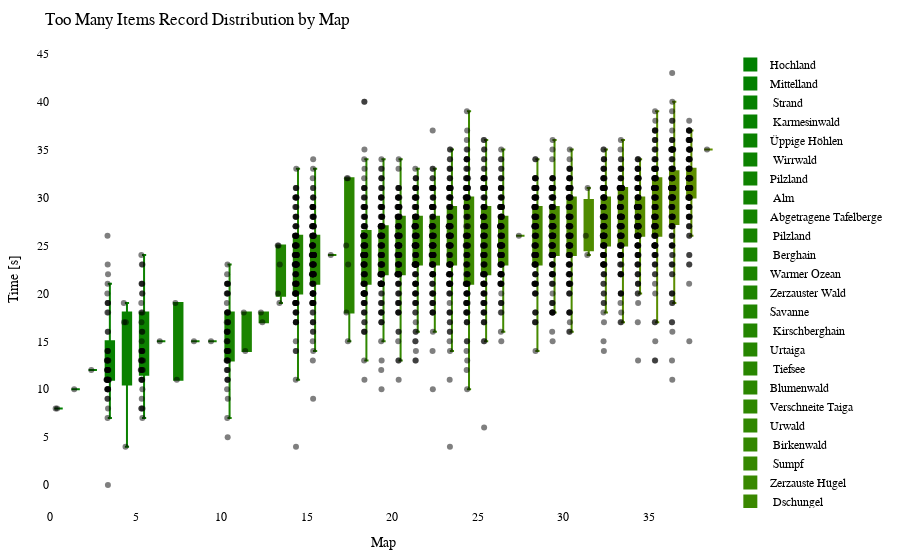

Notebook source saved alongside this figure:
### Code cell
import plotly.graph_objects as go
import plotly.io as pio

df = getRecordsDataframe(minigame="Sammelwahn")

# sort df columns by mean value 
df = df.reindex(df.mean().sort_values().index, axis=1)

# drop sum column
df = df.drop(columns=["Sum"])

# remove "Punkte" from all columns
df.columns = df.columns.str.replace('Punkte', '')

cmap = LinearSegmentedColormap.from_list("green_orange", ["green", "orange"])
colors = [to_hex(cmap(i / (num_columns - 1))) for i in range(num_columns)]

# Calculate the offset for centering the data points
num_columns = len(df.columns)
offset = 0.5

# Create a Swarm plot using Plotly
fig = go.Figure()

for i, (column, color) in enumerate(zip(df.columns, colors)):
    x_values = [i + offset] * len(df[column])  # Adjust x-values with offset for horizontal centering
    fig.add_trace(go.Box(x=x_values,
                         y=df[column],
                         name=column,
                         boxpoints='all',
                         pointpos=-0.5,  # Adjust point position to prevent overlapping
                         marker=dict(color='rgba(0,0,0,0.5)', size=6),  # Adjust marker color and size
                         line=dict(color=color),
                         fillcolor=color,
                         hovertext=df_to_html.index,
                         hoverinfo='name+text+y',
                         showlegend=True))

fig.update_layout(title="Too Many Items Record Distribution by Map",
                  xaxis=dict(title="Map"),
                  yaxis=dict(title="Time [s]"),
                  showlegend=True,
                  font=dict(family="Arial", size=12, color="black"),  # Customize font
                  plot_bgcolor="white",  # Set background color
                  margin=dict(l=50, r=50, t=50, b=50),  # Adjust margins for better layout
                  )

pio.show(fig)

pio.write_html(fig, "out/sammel_swarm_plot.html")

### Figure 1 — Plotly figure (JSON) as saved in the notebook; plotly's stock layout.template omitted (floating-point values rounded to 4 significant figures; data arrays with more than 128 entries replaced by an {"elided": "..."} marker saying what was removed)
{"data": [{"boxpoints": "all", "fillcolor": "#008000", "hoverinfo": "name+text+y", "hovertext": {"elided": "140 str values"}, "line": {"color": "#008000"}, "marker": {"color": "rgba(0,0,0,0.5)", "size": 6}, "name": "Hochland", "pointpos": -0.5, "showlegend": true, "type": "box", "x": {"elided": "140 float values"}, "y": {"elided": "140 int values"}}, {"boxpoints": "all", "fillcolor": "#028000", "hoverinfo": "name+text+y", "hovertext": {"elided": "140 str values"}, "line": {"color": "#028000"}, "marker": {"color": "rgba(0,0,0,0.5)", "size": 6}, "name": "Mittelland", "pointpos": -0.5, "showlegend": true, "type": "box", "x": {"elided": "140 float values"}, "y": {"elided": "140 int values"}}, {"boxpoints": "all", "fillcolor": "#058100", "hoverinfo": "name+text+y", "hovertext": {"elided": "140 str values"}, "line": {"color": "#058100"}, "marker": {"color": "rgba(0,0,0,0.5)", "size": 6}, "name": " Strand", "pointpos": -0.5, "showlegend": true, "type": "box", "x": {"elided": "140 float values"}, "y": {"elided": "140 int values"}}, {"boxpoints": "all", "fillcolor": "#078100", "hoverinfo": "name+text+y", "hovertext": {"elided": "140 str values"}, "line": {"color": "#078100"}, "marker": {"color": "rgba(0,0,0,0.5)", "size": 6}, "name": " Karmesinwald", "pointpos": -0.5, "showlegend": true, "type": "box", "x": {"elided": "140 float values"}, "y": {"elided": "140 int values"}}, {"boxpoints": "all", "fillcolor": "#0a8100", "hoverinfo": "name+text+y", "hovertext": {"elided": "140 str values"}, "line": {"color": "#0a8100"}, "marker": {"color": "rgba(0,0,0,0.5)", "size": 6}, "name": "Üppige Höhlen", "pointpos": -0.5, "showlegend": true, "type": "box", "x": {"elided": "140 float values"}, "y": {"elided": "140 int values"}}, {"boxpoints": "all", "fillcolor": "#0c8200", "hoverinfo": "name+text+y", "hovertext": {"elided": "140 str values"}, "line": {"color": "#0c8200"}, "marker": {"color": "rgba(0,0,0,0.5)", "size": 6}, "name": " Wirrwald", "pointpos": -0.5, "showlegend": true, "type": "box", "x": {"elided": "140 float values"}, "y": {"elided": "140 int values"}}, {"boxpoints": "all", "fillcolor": "#0f8200", "hoverinfo": "name+text+y", "hovertext": {"elided": "140 str values"}, "line": {"color": "#0f8200"}, "marker": {"color": "rgba(0,0,0,0.5)", "size": 6}, "name": "Pilzland", "pointpos": -0.5, "showlegend": true, "type": "box", "x": {"elided": "140 float values"}, "y": {"elided": "140 int values"}}, {"boxpoints": "all", "fillcolor": "#118200", "hoverinfo": "name+text+y", "hovertext": {"elided": "140 str values"}, "line": {"color": "#118200"}, "marker": {"color": "rgba(0,0,0,0.5)", "size": 6}, "name": " Alm", "pointpos": -0.5, "showlegend": true, "type": "box", "x": {"elided": "140 float values"}, "y": {"elided": "140 int values"}}, {"boxpoints": "all", "fillcolor": "#148300", "hoverinfo": "name+text+y", "hovertext": {"elided": "140 str values"}, "line": {"color": "#148300"}, "marker": {"color": "rgba(0,0,0,0.5)", "size": 6}, "name": "Abgetragene Tafelberge", "pointpos": -0.5, "showlegend": true, "type": "box", "x": {"elided": "140 float values"}, "y": {"elided": "140 int values"}}, {"boxpoints": "all", "fillcolor": "#178300", "hoverinfo": "name+text+y", "hovertext": {"elided": "140 str values"}, "line": {"color": "#178300"}, "marker": {"color": "rgba(0,0,0,0.5)", "size": 6}, "name": " Pilzland", "pointpos": -0.5, "showlegend": true, "type": "box", "x": {"elided": "140 float values"}, "y": {"elided": "140 int values"}}, {"boxpoints": "all", "fillcolor": "#198400", "hoverinfo": "name+text+y", "hovertext": {"elided": "140 str values"}, "line": {"color": "#198400"}, "marker": {"color": "rgba(0,0,0,0.5)", "size": 6}, "name": " Berghain", "pointpos": -0.5, "showlegend": true, "type": "box", "x": {"elided": "140 float values"}, "y": {"elided": "140 int values"}}, {"boxpoints": "all", "fillcolor": "#1c8400", "hoverinfo": "name+text+y", "hovertext": {"elided": "140 str values"}, "line": {"color": "#1c8400"}, "marker": {"color": "rgba(0,0,0,0.5)", "size": 6}, "name": "Warmer Ozean", "pointpos": -0.5, "showlegend": true, "type": "box", "x": {"elided": "140 float values"}, "y": {"elided": "140 int values"}}, {"boxpoints": "all", "fillcolor": "#1e8400", "hoverinfo": "name+text+y", "hovertext": {"elided": "140 str values"}, "line": {"color": "#1e8400"}, "marker": {"color": "rgba(0,0,0,0.5)", "size": 6}, "name": "Zerzauster Wald", "pointpos": -0.5, "showlegend": true, "type": "box", "x": {"elided": "140 float values"}, "y": {"elided": "140 int values"}}, {"boxpoints": "all", "fillcolor": "#218500", "hoverinfo": "name+text+y", "hovertext": {"elided": "140 str values"}, "line": {"color": "#218500"}, "marker": {"color": "rgba(0,0,0,0.5)", "size": 6}, "name": "Savanne", "pointpos": -0.5, "showlegend": true, "type": "box", "x": {"elided": "140 float values"}, "y": {"elided": "140 int values"}}, {"boxpoints": "all", "fillcolor": "#238500", "hoverinfo": "name+text+y", "hovertext": {"elided": "140 str values"}, "line": {"color": "#238500"}, "marker": {"color": "rgba(0,0,0,0.5)", "size": 6}, "name": " Kirschberghain", "pointpos": -0.5, "showlegend": true, "type": "box", "x": {"elided": "140 float values"}, "y": {"elided": "140 int values"}}, {"boxpoints": "all", "fillcolor": "#268600", "hoverinfo": "name+text+y", "hovertext": {"elided": "140 str values"}, "line": {"color": "#268600"}, "marker": {"color": "rgba(0,0,0,0.5)", "size": 6}, "name": "Urtaiga", "pointpos": -0.5, "showlegend": true, "type": "box", "x": {"elided": "140 float values"}, "y": {"elided": "140 int values"}}, {"boxpoints": "all", "fillcolor": "#288600", "hoverinfo": "name+text+y", "hovertext": {"elided": "140 str values"}, "line": {"color": "#288600"}, "marker": {"color": "rgba(0,0,0,0.5)", "size": 6}, "name": " Tiefsee", "pointpos": -0.5, "showlegend": true, "type": "box", "x": {"elided": "140 float values"}, "y": {"elided": "140 int values"}}, {"boxpoints": "all", "fillcolor": "#2b8600", "hoverinfo": "name+text+y", "hovertext": {"elided": "140 str values"}, "line": {"color": "#2b8600"}, "marker": {"color": "rgba(0,0,0,0.5)", "size": 6}, "name": "Blumenwald", "pointpos": -0.5, "showlegend": true, "type": "box", "x": {"elided": "140 float values"}, "y": {"elided": "140 int values"}}, {"boxpoints": "all", "fillcolor": "#2e8700", "hoverinfo": "name+text+y", "hovertext": {"elided": "140 str values"}, "line": {"color": "#2e8700"}, "marker": {"color": "rgba(0,0,0,0.5)", "size": 6}, "name": "Verschneite Taiga", "pointpos": -0.5, "showlegend": true, "type": "box", "x": {"elided": "140 float values"}, "y": {"elided": "140 int values"}}, {"boxpoints": "all", "fillcolor": "#308700", "hoverinfo": "name+text+y", "hovertext": {"elided": "140 str values"}, "line": {"color": "#308700"}, "marker": {"color": "rgba(0,0,0,0.5)", "size": 6}, "name": "Urwald", "pointpos": -0.5, "showlegend": true, "type": "box", "x": {"elided": "140 float values"}, "y": {"elided": "140 int values"}}, {"boxpoints": "all", "fillcolor": "#338700", "hoverinfo": "name+text+y", "hovertext": {"elided": "140 str values"}, "line": {"color": "#338700"}, "marker": {"color": "rgba(0,0,0,0.5)", "size": 6}, "name": " Birkenwald", "pointpos": -0.5, "showlegend": true, "type": "box", "x": {"elided": "140 float values"}, "y": {"elided": "140 int values"}}, {"boxpoints": "all", "fillcolor": "#358800", "hoverinfo": "name+text+y", "hovertext": {"elided": "140 str values"}, "line": {"color": "#358800"}, "marker": {"color": "rgba(0,0,0,0.5)", "size": 6}, "name": " Sumpf", "pointpos": -0.5, "showlegend": true, "type": "box", "x": {"elided": "140 float values"}, "y": {"elided": "140 int values"}}, {"boxpoints": "all", "fillcolor": "#388800", "hoverinfo": "name+text+y", "hovertext": {"elided": "140 str values"}, "line": {"color": "#388800"}, "marker": {"color": "rgba(0,0,0,0.5)", "size": 6}, "name": "Zerzauste Hügel", "pointpos": -0.5, "showlegend": true, "type": "box", "x": {"elided": "140 float values"}, "y": {"elided": "140 int values"}}, {"boxpoints": "all", "fillcolor": "#3a8800", "hoverinfo": "name+text+y", "hovertext": {"elided": "140 str values"}, "line": {"color": "#3a8800"}, "marker": {"color": "rgba(0,0,0,0.5)", "size": 6}, "name": " Dschungel", "pointpos": -0.5, "showlegend": true, "type": "box", "x": {"elided": "140 float values"}, "y": {"elided": "140 int values"}}, {"boxpoints": "all", "fillcolor": "#3d8900", "hoverinfo": "name+text+y", "hovertext": {"elided": "140 str values"}, "line": {"color": "#3d8900"}, "marker": {"color": "rgba(0,0,0,0.5)", "size": 6}, "name": "Verschneite Ebene", "pointpos": -0.5, "showlegend": true, "type": "box", "x": {"elided": "140 float values"}, "y": {"elided": "140 int values"}}, {"boxpoints": "all", "fillcolor": "#408900", "hoverinfo": "name+text+y", "hovertext": {"elided": "140 str values"}, "line": {"color": "#408900"}, "marker": {"color": "rgba(0,0,0,0.5)", "size": 6}, "name": " Taiga", "pointpos": -0.5, "showlegend": true, "type": "box", "x": {"elided": "140 float values"}, "y": {"elided": "140 int values"}}, {"boxpoints": "all", "fillcolor": "#428a00", "hoverinfo": "name+text+y", "hovertext": {"elided": "140 str values"}, "line": {"color": "#428a00"}, "marker": {"color": "rgba(0,0,0,0.5)", "size": 6}, "name": " Bambusdschungel", "pointpos": -0.5, "showlegend": true, "type": "box", "x": {"elided": "140 float values"}, "y": {"elided": "140 int values"}}, {"boxpoints": "all", "fillcolor": "#458a00", "hoverinfo": "name+text+y", "hovertext": {"elided": "140 str values"}, "line": {"color": "#458a00"}, "marker": {"color": "rgba(0,0,0,0.5)", "size": 6}, "name": "Savannenhochebene", "pointpos": -0.5, "showlegend": true, "type": "box", "x": {"elided": "140 float values"}, "y": {"elided": "140 int values"}}, {"boxpoints": "all", "fillcolor": "#478a00", "hoverinfo": "name+text+y", "hovertext": {"elided": "140 str values"}, "line": {"color": "#478a00"}, "marker": {"color": "rgba(0,0,0,0.5)", "size": 6}, "name": "Zerzauste Savanne", "pointpos": -0.5, "showlegend": true, "type": "box", "x": {"elided": "140 float values"}, "y": {"elided": "140 int values"}}, {"boxpoints": "all", "fillcolor": "#4a8b00", "hoverinfo": "name+text+y", "hovertext": {"elided": "140 str values"}, "line": {"color": "#4a8b00"}, "marker": {"color": "rgba(0,0,0,0.5)", "size": 6}, "name": " Wald", "pointpos": -0.5, "showlegend": true, "type": "box", "x": {"elided": "140 float values"}, "y": {"elided": "140 int values"}}, {"boxpoints": "all", "fillcolor": "#4c8b00", "hoverinfo": "name+text+y", "hovertext": {"elided": "140 str values"}, "line": {"color": "#4c8b00"}, "marker": {"color": "rgba(0,0,0,0.5)", "size": 6}, "name": " Savannenhochebene", "pointpos": -0.5, "showlegend": true, "type": "box", "x": {"elided": "140 float values"}, "y": {"elided": "140 int values"}}, {"boxpoints": "all", "fillcolor": "#4f8b00", "hoverinfo": "name+text+y", "hovertext": {"elided": "140 str values"}, "line": {"color": "#4f8b00"}, "marker": {"color": "rgba(0,0,0,0.5)", "size": 6}, "name": " Sonnenblumenebene", "pointpos": -0.5, "showlegend": true, "type": "box", "x": {"elided": "140 float values"}, "y": {"elided": "140 int values"}}, {"boxpoints": "all", "fillcolor": "#518c00", "hoverinfo": "name+text+y", "hovertext": {"elided": "140 str values"}, "line": {"color": "#518c00"}, "marker": {"color": "rgba(0,0,0,0.5)", "size": 6}, "name": "Lichter Dschungel", "pointpos": -0.5, "showlegend": true, "type": "box", "x": {"elided": "140 float values"}, "y": {"elided": "140 int values"}}, {"boxpoints": "all", "fillcolor": "#548c00", "hoverinfo": "name+text+y", "hovertext": {"elided": "140 str values"}, "line": {"color": "#548c00"}, "marker": {"color": "rgba(0,0,0,0.5)", "size": 6}, "name": "Dichter Wald", "pointpos": -0.5, "showlegend": true, "type": "box", "x": {"elided": "140 float values"}, "y": {"elided": "140 int values"}}, {"boxpoints": "all", "fillcolor": "#578d00", "hoverinfo": "name+text+y", "hovertext": {"elided": "140 str values"}, "line": {"color": "#578d00"}, "marker": {"color": "rgba(0,0,0,0.5)", "size": 6}, "name": "Sonnenblumenebene", "pointpos": -0.5, "showlegend": true, "type": "box", "x": {"elided": "140 float values"}, "y": {"elided": "140 int values"}}, {"boxpoints": "all", "fillcolor": "#598d00", "hoverinfo": "name+text+y", "hovertext": {"elided": "140 str values"}, "line": {"color": "#598d00"}, "marker": {"color": "rgba(0,0,0,0.5)", "size": 6}, "name": " Ebene", "pointpos": -0.5, "showlegend": true, "type": "box", "x": {"elided": "140 float values"}, "y": {"elided": "140 int values"}}, {"boxpoints": "all", "fillcolor": "#5c8d00", "hoverinfo": "name+text+y", "hovertext": {"elided": "140 str values"}, "line": {"color": "#5c8d00"}, "marker": {"color": "rgba(0,0,0,0.5)", "size": 6}, "name": " Savanne", "pointpos": -0.5, "showlegend": true, "type": "box", "x": {"elided": "140 float values"}, "y": {"elided": "140 int values"}}, {"boxpoints": "all", "fillcolor": "#5e8e00", "hoverinfo": "name+text+y", "hovertext": {"elided": "140 str values"}, "line": {"color": "#5e8e00"}, "marker": {"color": "rgba(0,0,0,0.5)", "size": 6}, "name": " Blumenwald", "pointpos": -0.5, "showlegend": true, "type": "box", "x": {"elided": "140 float values"}, "y": {"elided": "140 int values"}}, {"boxpoints": "all", "fillcolor": "#618e00", "hoverinfo": "name+text+y", "hovertext": {"elided": "140 str values"}, "line": {"color": "#618e00"}, "marker": {"color": "rgba(0,0,0,0.5)", "size": 6}, "name": " Tropfsteinhöhlen", "pointpos": -0.5, "showlegend": true, "type": "box", "x": {"elided": "140 float values"}, "y": {"elided": "140 int values"}}], "layout": {"font": {"color": "black", "family": "Arial", "size": 12}, "margin": {"b": 50, "l": 50, "r": 50, "t": 50}, "plot_bgcolor": "white", "showlegend": true, "title": {"text": "Too Many Items Record Distribution by Map"}, "xaxis": {"title": {"text": "Map"}}, "yaxis": {"title": {"text": "Time [s]"}}}}
